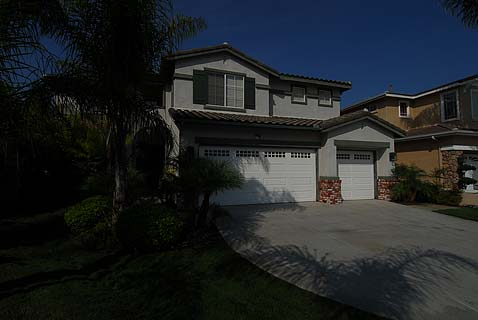
#> input picture test_images/colored1.jpg, 478 x 320 px
$ python -i img_splitting.py   (imports and definitions only)
#> lines starting #> are read from the running program, lines starting #| are printed output that depends on the picture
#> further down, picture is the input picture: shape (320, 478, 3); mean B, G, R 37.7, 35.5, 31.4
### Bipp/img_info.py

def img_specs(img):
    """
    This function returns the basic description of the input image.
    :param img: input is one .jpg image
    :return: tuple of Minimum pixel value, Maximum pixel value, Image Height, Image Width, Number of channels
    """
    px_min = img.min()
    px_max = img.max()

    if len(img.shape) < 3:
        height, width = img.shape
        channels = 1
    else:
        height, width, channels = img.shape
    return px_min, px_max, height, width, channels

# [2 lines that do not run on import are left out]

### Bipp/img_splitting.py
import cv2
from Bipp import img_info

def imgresize(img):
    """
    This function resizes the images
    :param img: input is one .jpg image
    :return: Resized image height and width
    """
    if img_info.img_specs(img)[2] > 300:
        img_height = 300
    else:
        img_height = img_info.img_specs(img)[2]

    if img_info.img_specs(img)[3] > 500:
        img_width = 500
    else:
        img_width = img_info.img_specs(img)[3]

    return img_height, img_width


def imgsplit(img):
    """
    splitting images by channels
    :param img: input is one .jpg image
    :return: image in 3 different channels
    """
    if len(img.shape) == 3:
        b = img.copy()
        # set green and red channels to 0
        b[:, :, 1] = 0
        b[:, :, 2] = 0
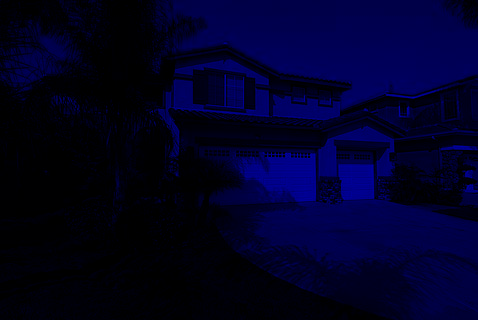
#> b: shape (320, 478, 3); mean B, G, R 37.7, 0, 0

        g = img.copy()
        # set blue and red channels to 0
        g[:, :, 0] = 0
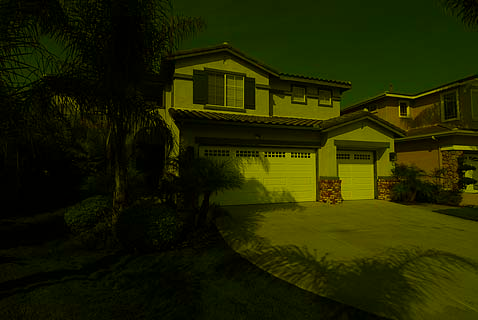
#> g: shape (320, 478, 3); mean B, G, R 0, 35.5, 31.4
        g[:, :, 2] = 0
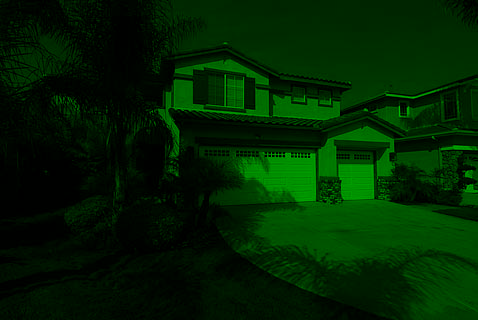
#> g: shape (320, 478, 3); mean B, G, R 0, 35.5, 0

        r = img.copy()
        # set blue and green channels to 0
        r[:, :, 0] = 0
        r[:, :, 1] = 0
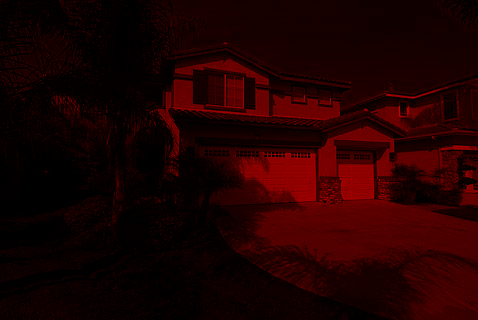
#> r: shape (320, 478, 3); mean B, G, R 0, 0, 31.4

        img_height = imgresize(img)[0]
#> in img_specs, `px_min = img.min()`: px_min = 0
#> in img_specs, `px_max = img.max()`: px_max = 207
#> in imgresize, `img_height = 300`: img_height = 300
#> in imgresize, `img_width = img_info.img_specs(img)[3]`: img_width = 478
#> img_height = 300
        img_width = imgresize(img)[1]
#> img_width = 478

        imsize_b = cv2.resize(b, (img_width, img_height))
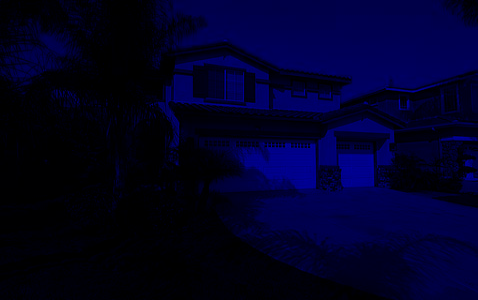
#> imsize_b: shape (300, 478, 3); mean B, G, R 37.6, 0, 0
        imsize_g = cv2.resize(g, (img_width, img_height))
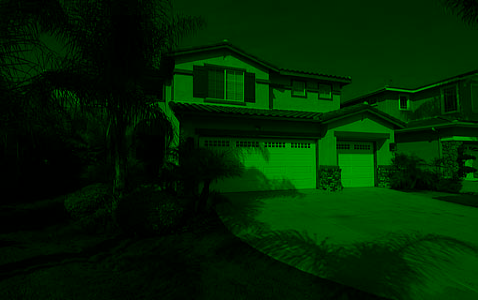
#> imsize_g: shape (300, 478, 3); mean B, G, R 0, 35.5, 0
        imsize_r = cv2.resize(r, (img_width, img_height))
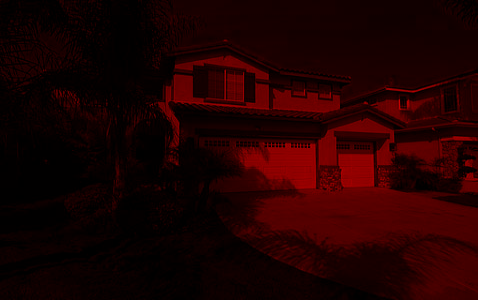
#> imsize_r: shape (300, 478, 3); mean B, G, R 0, 0, 31.3

        cv2.imshow("blue channel", imsize_b)
        cv2.waitKey(0)

        cv2.imshow("green channel", imsize_g)
        cv2.waitKey(0)

        cv2.imshow("red channel", imsize_r)
        cv2.waitKey(0)
    else:
        print("Grayscale image can't be splitted")

        return

# [3 lines not run here, left out]

>>> import cv2
>>> picture = cv2.imread('../test_images/colored1.jpg')
>>> result = imgsplit(picture)
